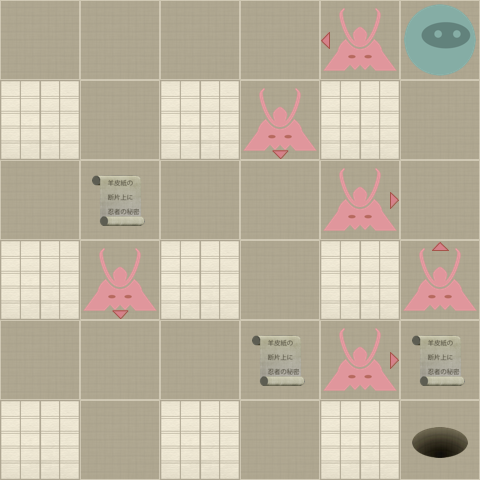

A 2D game scene composited from a Tiled map and its tileset images. What follows is a short description and the map's XML, with each tile layer's data collapsed to a summary:
An orthogonal 6x6 tile map with 80x80 px tiles, 2 tile layers (Level, Actors).

<map version="1.0" orientation="orthogonal" width="6" height="6" tilewidth="80" tileheight="80">
 <properties>
  <property name="moves" value="9" />
 </properties>
 <tileset firstgid="1" name="tiles" tilewidth="80" tileheight="80" spacing="2" margin="2">
  <image source="tiles-ipad.png" width="512" height="512" />
  <tile id="0">
   <properties>
    <property name="actor" value="exit" />
   </properties>
  </tile>
  <tile id="2">
   <properties>
    <property name="actor" value="guard" />
    <property name="direction" value="down" />
   </properties>
  </tile>
  <tile id="3">
   <properties>
    <property name="actor" value="guard" />
    <property name="direction" value="left" />
   </properties>
  </tile>
  <tile id="4">
   <properties>
    <property name="actor" value="guard" />
    <property name="direction" value="right" />
   </properties>
  </tile>
  <tile id="5">
   <properties>
    <property name="actor" value="guard" />
    <property name="direction" value="up" />
   </properties>
  </tile>
  <tile id="7">
   <properties>
    <property name="actor" value="player" />
   </properties>
  </tile>
  <tile id="8">
   <properties>
    <property name="actor" value="scroll" />
   </properties>
  </tile>
  <tile id="9">
   <properties>
    <property name="wall" value="1" />
   </properties>
  </tile>
 </tileset>
 <layer name="Level" width="6" height="6">
  <data>[36 cells, 36 non-empty, 2 distinct tile ids]</data>
 </layer>
 <layer name="Actors" width="6" height="6">
  <data>[36 cells, 11 non-empty, 7 distinct tile ids]</data>
 </layer>
</map>
